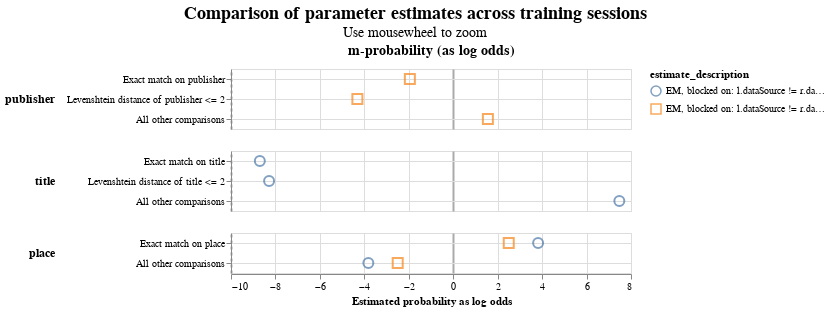

The notebook cell this image was saved under:
### Code cell
linker.visualisations.parameter_estimate_comparisons_chart()

### Figure 1 — Vega-Lite specification as saved in the notebook (floating-point values rounded to 4 significant figures)
{"config": {"view": {"continuousWidth": 400, "continuousHeight": 300}, "title": {"anchor": "middle", "fontSize": 18, "subtitleFontSize": 14}}, "data": {"name": "data-ba240c88f7dd01699594c38948ad71f5"}, "mark": {"type": "point", "filled": false, "opacity": 0.7, "size": 100}, "encoding": {"color": {"field": "estimate_description", "type": "nominal"}, "column": {"align": "each", "field": "col_header", "header": {"labelFontSize": 14, "labelFontWeight": "bold"}, "title": null, "type": "nominal"}, "row": {"align": "each", "field": "comparison_name", "header": {"labelAlign": "left", "labelAnchor": "middle", "labelAngle": 0, "labelFontSize": 12, "labelFontWeight": "bold"}, "sort": {"field": "comparison_sort_order"}, "title": null, "type": "nominal"}, "shape": {"field": "estimate_description", "scale": {"range": ["circle", "square", "triangle", "diamond"]}, "type": "nominal"}, "tooltip": [{"field": "comparison_name", "type": "nominal"}, {"field": "estimate_description", "type": "nominal"}, {"field": "estimated_probability", "type": "quantitative"}], "x": {"axis": {"gridColor": {"condition": {"test": "abs(datum.value / 10)  <= 1 & datum.value % 10 === 0", "value": "#aaa"}, "value": "#ddd"}, "gridDash": {"condition": {"test": "abs(datum.value / 10) == 1", "value": [3]}, "value": null}, "gridWidth": {"condition": {"test": "abs(datum.value / 10)  <= 1 & datum.value % 10 === 0", "value": 2}, "value": 1}}, "field": "estimated_probability_as_log_odds", "title": "Estimated probability as log odds", "type": "quantitative"}, "y": {"axis": {"grid": true, "title": null}, "field": "comparison_level_label", "sort": {"field": "comparison_vector_value", "order": "descending"}, "type": "nominal"}}, "params": [{"name": "mouse_zoom", "select": {"type": "interval", "encodings": ["x"]}, "bind": "scales"}], "resolve": {"scale": {"y": "independent"}}, "title": {"text": "Comparison of parameter estimates across training sessions", "subtitle": "Use mousewheel to zoom"}, "transform": [{"calculate": "datum.m_or_u + '-probability (as log odds)'", "as": "col_header"}], "$schema": "https://vega.github.io/schema/vega-lite/v5.9.3.json", "datasets": {"data-ba240c88f7dd01699594c38948ad71f5": [{"m_or_u": "m", "estimated_probability": 0.2054, "estimate_description": "EM, blocked on: l.dataSource != r.dataSource AND l.title = r.title", "estimated_probability_as_log_odds": -1.951, "sql_condition": "\"publisher_l\" = \"publisher_r\"", "comparison_level_label": "Exact match on publisher", "comparison_vector_value": 2, "comparison_name": "publisher", "comparison_sort_order": 0}, {"m_or_u": "m", "estimated_probability": 0.04792, "estimate_description": "EM, blocked on: l.dataSource != r.dataSource AND l.title = r.title", "estimated_probability_as_log_odds": -4.312, "sql_condition": "levenshtein(\"publisher_l\", \"publisher_r\") <= 2", "comparison_level_label": "Levenshtein distance of publisher <= 2", "comparison_vector_value": 1, "comparison_name": "publisher", "comparison_sort_order": 0}, {"m_or_u": "m", "estimated_probability": 0.7466, "estimate_description": "EM, blocked on: l.dataSource != r.dataSource AND l.title = r.title", "estimated_probability_as_log_odds": 1.559, "sql_condition": "ELSE", "comparison_level_label": "All other comparisons", "comparison_vector_value": 0, "comparison_name": "publisher", "comparison_sort_order": 0}, {"m_or_u": "m", "estimated_probability": 0.002395, "estimate_description": "EM, blocked on: l.dataSource != r.dataSource AND l.publisher = r.publisher", "estimated_probability_as_log_odds": -8.702, "sql_condition": "\"title_l\" = \"title_r\"", "comparison_level_label": "Exact match on title", "comparison_vector_value": 2, "comparison_name": "title", "comparison_sort_order": 1}, {"m_or_u": "m", "estimated_probability": 0.003193, "estimate_description": "EM, blocked on: l.dataSource != r.dataSource AND l.publisher = r.publisher", "estimated_probability_as_log_odds": -8.286, "sql_condition": "levenshtein(\"title_l\", \"title_r\") <= 2", "comparison_level_label": "Levenshtein distance of title <= 2", "comparison_vector_value": 1, "comparison_name": "title", "comparison_sort_order": 1}, {"m_or_u": "m", "estimated_probability": 0.9944, "estimate_description": "EM, blocked on: l.dataSource != r.dataSource AND l.publisher = r.publisher", "estimated_probability_as_log_odds": 7.475, "sql_condition": "ELSE", "comparison_level_label": "All other comparisons", "comparison_vector_value": 0, "comparison_name": "title", "comparison_sort_order": 1}, {"m_or_u": "m", "estimated_probability": 0.8496, "estimate_description": "EM, blocked on: l.dataSource != r.dataSource AND l.title = r.title", "estimated_probability_as_log_odds": 2.499, "sql_condition": "\"place_l\" = \"place_r\"", "comparison_level_label": "Exact match on place", "comparison_vector_value": 1, "comparison_name": "place", "comparison_sort_order": 2}, {"m_or_u": "m", "estimated_probability": 0.9339, "estimate_description": "EM, blocked on: l.dataSource != r.dataSource AND l.publisher = r.publisher", "estimated_probability_as_log_odds": 3.82, "sql_condition": "\"place_l\" = \"place_r\"", "comparison_level_label": "Exact match on place", "comparison_vector_value": 1, "comparison_name": "place", "comparison_sort_order": 2}, {"m_or_u": "m", "estimated_probability": 0.1504, "estimate_description": "EM, blocked on: l.dataSource != r.dataSource AND l.title = r.title", "estimated_probability_as_log_odds": -2.499, "sql_condition": "ELSE", "comparison_level_label": "All other comparisons", "comparison_vector_value": 0, "comparison_name": "place", "comparison_sort_order": 2}, {"m_or_u": "m", "estimated_probability": 0.06614, "estimate_description": "EM, blocked on: l.dataSource != r.dataSource AND l.publisher = r.publisher", "estimated_probability_as_log_odds": -3.82, "sql_condition": "ELSE", "comparison_level_label": "All other comparisons", "comparison_vector_value": 0, "comparison_name": "place", "comparison_sort_order": 2}]}}
